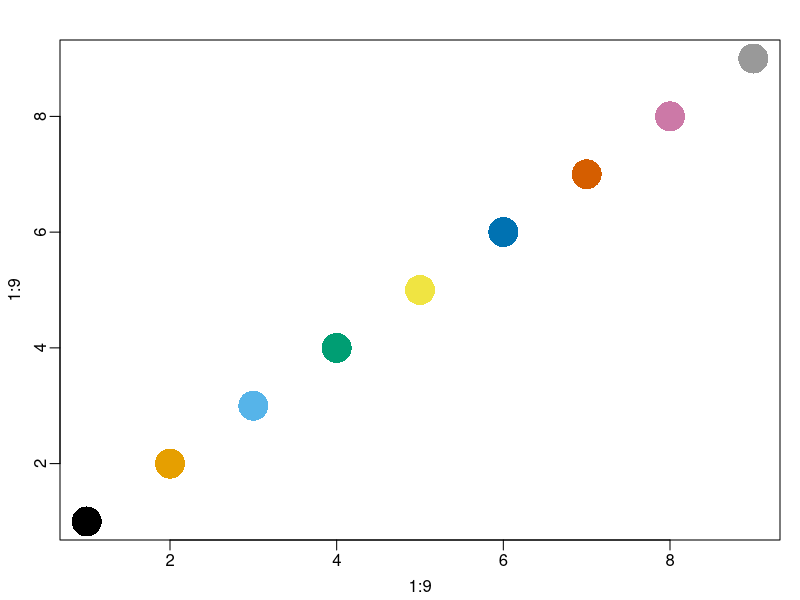

The R source for this figure:
## ---- chunk 1
#| label: fig-oi-colors
#| fig-width: 5
#| fig-height: 5
#| fig-align: "center"
#| fig-cap: The 9 colors in the Okabe-Ito colorblind-friendly palette.
oi_colors <- 
  palette.colors(palette = "Okabe-Ito")
par(mar = c(3,3,2,1), mgp = c(1.8, 0.5, 0)) #<1>
plot(1:9, 1:9, pch = 16, cex = 4, col = oi_colors) #<2>
